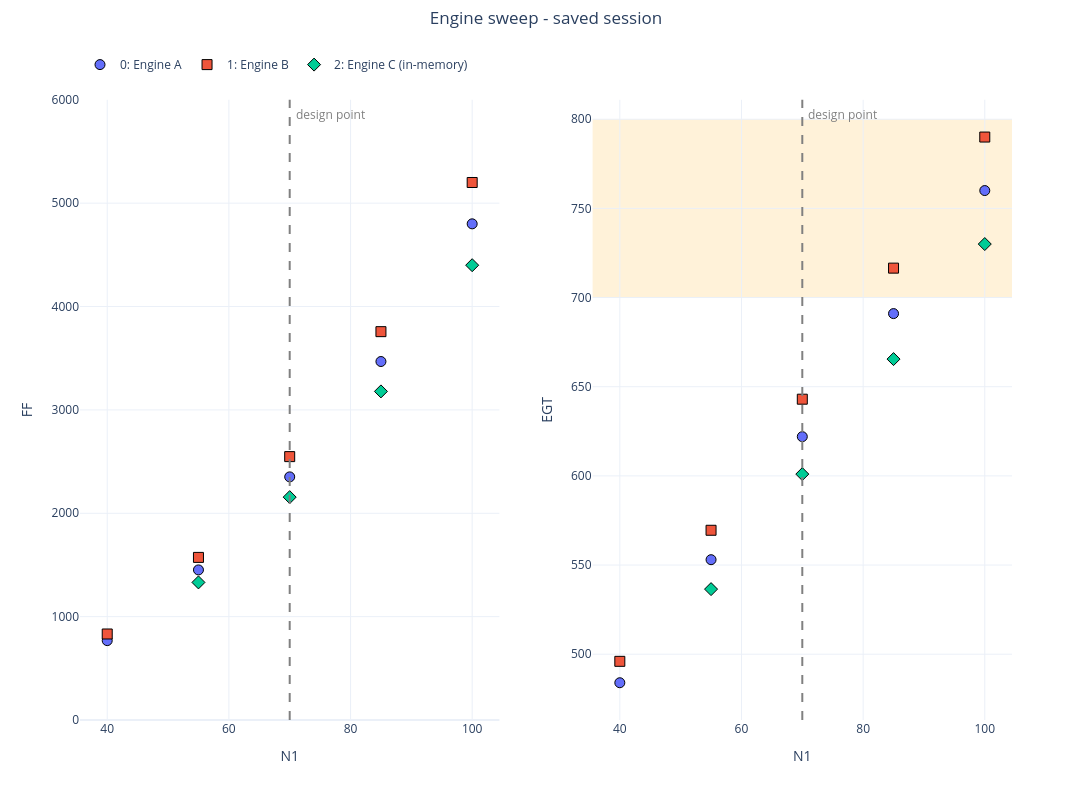

This figure's notebook cell:
### Markdown cell above
## 1. Build a session worth keeping

Load the file and the in-memory frame, then apply a mix of per-set and notebook-level
formatting so there is something to verify after the round-trip.

### Code cell
uc = UnichartNotebook()
uc.load(csv_path)                                 # two file-backed sets (split on SETNUMBER)
uc.load_df(mem_df, title='Engine C (in-memory)')  # one memory-only set

# Per-set formatting
uc.color(0, '#1f77b4'); uc.color(1, '#d62728'); uc.color(2, '#2ca02c')
uc.marker(1, 's')
uc.query(2, 'N1 >= 55')          # saved as an expression and re-run on load
uc.sets[1].zorder = 5

# Notebook-level formatting
uc.set_plot_style('plotly')
uc.line('N1', 70, color='gray', label='design point')
uc.highlight('EGT', (700, 800), color='orange', alpha=0.15)
uc.scale('FF', (0, 6000))
uc.suptitle = 'Engine sweep - saved session'

uc.plot('N1', ['FF', 'EGT'])

### Figure 1 — Plotly figure (JSON) as saved in the notebook; plotly's stock layout.template omitted (floating-point values rounded to 4 significant figures)
{"data": [{"hovertemplate": "<b><u>Set: 0</u></b><br><b>Engine A</b><br>N1: %{x:.2f}<br>FF: %{y:.2f}<extra></extra>", "legendgroup": "group_0", "legendrank": 1000, "line": {"color": "#636EFA", "width": 2}, "marker": {"color": "#636EFA", "line": {"color": "black", "width": 1}, "size": 10, "symbol": "circle"}, "mode": "markers", "name": "0: Engine A", "opacity": 1, "showlegend": true, "type": "scatter", "x": [40.0, 55.0, 70.0, 85.0, 100.0], "xaxis": "x", "y": [768.0, 1452.0, 2352.0, 3468.0, 4800.0], "yaxis": "y"}, {"hovertemplate": "<b><u>Set: 0</u></b><br><b>Engine A</b><br>N1: %{x:.2f}<br>EGT: %{y:.2f}<extra></extra>", "legendgroup": "group_0", "legendrank": 1000, "line": {"color": "#636EFA", "width": 2}, "marker": {"color": "#636EFA", "line": {"color": "black", "width": 1}, "size": 10, "symbol": "circle"}, "mode": "markers", "name": "0: Engine A", "opacity": 1, "showlegend": false, "type": "scatter", "x": [40.0, 55.0, 70.0, 85.0, 100.0], "xaxis": "x2", "y": [484.0, 553.0, 622.0, 691.0, 760.0], "yaxis": "y2"}, {"hovertemplate": "<b><u>Set: 2</u></b><br><b>Engine C (in-memory)</b><br>N1: %{x:.2f}<br>FF: %{y:.2f}<extra></extra>", "legendgroup": "group_2", "legendrank": 1002, "line": {"color": "#00CC96", "width": 2}, "marker": {"color": "#00CC96", "line": {"color": "black", "width": 1}, "size": 10, "symbol": "diamond"}, "mode": "markers", "name": "2: Engine C (in-memory)", "opacity": 1, "showlegend": true, "type": "scatter", "x": [55.0, 70.0, 85.0, 100.0], "xaxis": "x", "y": [1331.0, 2156.0, 3179.0, 4400.0], "yaxis": "y"}, {"hovertemplate": "<b><u>Set: 2</u></b><br><b>Engine C (in-memory)</b><br>N1: %{x:.2f}<br>EGT: %{y:.2f}<extra></extra>", "legendgroup": "group_2", "legendrank": 1002, "line": {"color": "#00CC96", "width": 2}, "marker": {"color": "#00CC96", "line": {"color": "black", "width": 1}, "size": 10, "symbol": "diamond"}, "mode": "markers", "name": "2: Engine C (in-memory)", "opacity": 1, "showlegend": false, "type": "scatter", "x": [55.0, 70.0, 85.0, 100.0], "xaxis": "x2", "y": [536.5, 601.0, 665.5, 730.0], "yaxis": "y2"}, {"hovertemplate": "<b><u>Set: 1</u></b><br><b>Engine B</b><br>N1: %{x:.2f}<br>FF: %{y:.2f}<extra></extra>", "legendgroup": "group_1", "legendrank": 1001, "line": {"color": "#EF553B", "width": 2}, "marker": {"color": "#EF553B", "line": {"color": "black", "width": 1}, "size": 10, "symbol": "square"}, "mode": "markers", "name": "1: Engine B", "opacity": 1, "showlegend": true, "type": "scatter", "x": [40.0, 55.0, 70.0, 85.0, 100.0], "xaxis": "x", "y": [832.0, 1573.0, 2548.0, 3757.0, 5200.0], "yaxis": "y"}, {"hovertemplate": "<b><u>Set: 1</u></b><br><b>Engine B</b><br>N1: %{x:.2f}<br>EGT: %{y:.2f}<extra></extra>", "legendgroup": "group_1", "legendrank": 1001, "line": {"color": "#EF553B", "width": 2}, "marker": {"color": "#EF553B", "line": {"color": "black", "width": 1}, "size": 10, "symbol": "square"}, "mode": "markers", "name": "1: Engine B", "opacity": 1, "showlegend": false, "type": "scatter", "x": [40.0, 55.0, 70.0, 85.0, 100.0], "xaxis": "x2", "y": [496.0, 569.5, 643.0, 716.5, 790.0], "yaxis": "y2"}], "layout": {"annotations": [{"font": {"color": "gray"}, "name": "_uc_line_label", "showarrow": false, "text": "design point", "x": 70, "xanchor": "left", "xref": "x", "xshift": 4, "y": 1.0, "yanchor": "top", "yref": "y domain", "yshift": -4}, {"font": {"color": "gray"}, "name": "_uc_line_label", "showarrow": false, "text": "design point", "x": 70, "xanchor": "left", "xref": "x2", "xshift": 4, "y": 1.0, "yanchor": "top", "yref": "y2 domain", "yshift": -4}], "height": 800, "legend": {"orientation": "h", "x": 0, "xanchor": "left", "y": 0.9374, "yanchor": "top", "yref": "container"}, "margin": {"r": 80, "t": 88.1}, "meta": {"uc_legend_rows": 1}, "shapes": [{"line": {"color": "gray", "dash": "dash"}, "type": "line", "x0": 70, "x1": 70, "xref": "x", "y0": 0, "y1": 1, "yref": "y domain"}, {"line": {"color": "gray", "dash": "dash"}, "type": "line", "x0": 70, "x1": 70, "xref": "x2", "y0": 0, "y1": 1, "yref": "y2 domain"}, {"fillcolor": "orange", "layer": "below", "line": {"width": 0}, "opacity": 0.15, "type": "rect", "x0": 0, "x1": 1, "xref": "x2 domain", "y0": 700, "y1": 800, "yref": "y2"}], "showlegend": true, "title": {"text": "Engine sweep - saved session", "x": 0.5, "xanchor": "center", "y": 0.985, "yanchor": "top", "yref": "container"}, "width": 1200, "xaxis": {"anchor": "y", "domain": [0.0, 0.45], "title": {"standoff": 15, "text": "N1"}}, "xaxis2": {"anchor": "y2", "domain": [0.55, 1.0], "title": {"standoff": 15, "text": "N1"}}, "yaxis": {"anchor": "x", "domain": [0.0, 1.0], "range": [0, 6000], "title": {"standoff": 15, "text": "FF"}}, "yaxis2": {"anchor": "x2", "domain": [0.0, 1.0], "title": {"standoff": 15, "text": "EGT"}}}}
